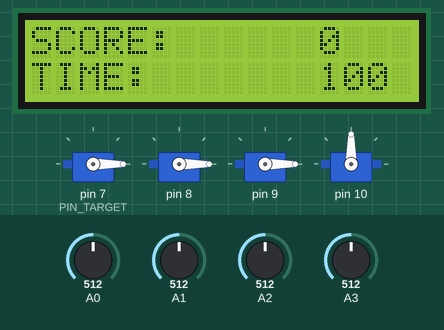
The sketch below on a simulated Arduino Uno, built with avr-gcc and run on an emulated ATmega328P. Shown: 16×2 character LCD, 4 × servo. The test bench sets the inputs (shaded band); at power-on: A0 = 512, A2 = 512, A1 = 512, A3 = 512. Random numbers use the default seed unless the sketch sets one; what the sketch prints to the serial monitor is not drawn.

Above: at 1.2 s.
1.3 s: A0 set to 465
5.6 s: A0 set to 438
At 6.6 s:
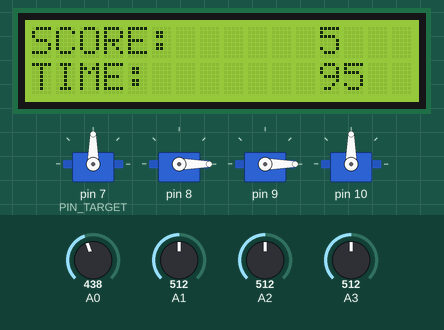
9.9 s: A2 set to 992
At 10.9 s:
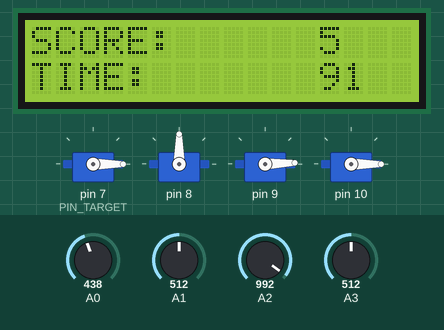
13.8 s: A1 set to 992
At 17.2 s:
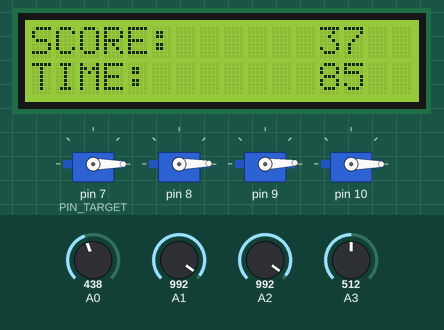
17.3 s: A1 set to 978
At 19.9 s:
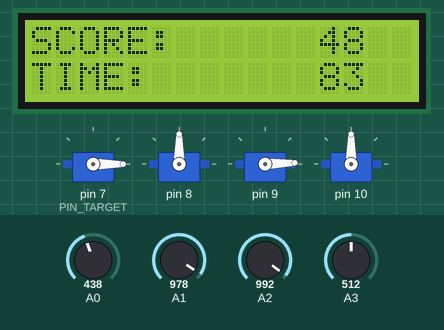
21.6 s: A3 set to 992
At 29.0 s:
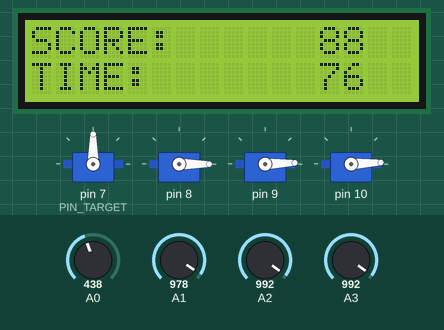
Timing chart, 0 to 72.0 s (numbered marks = the images above; inputs shaded):
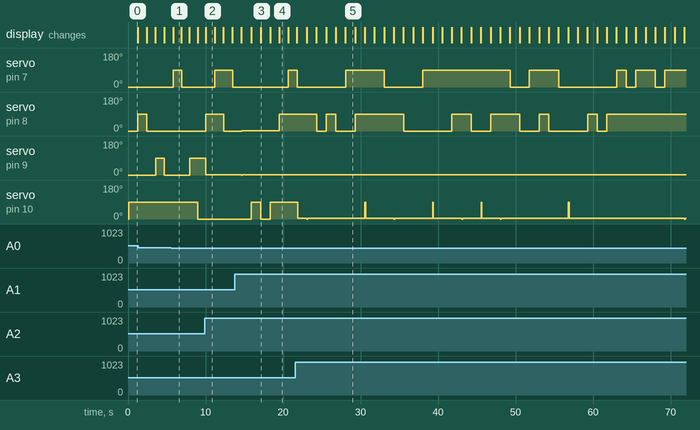

Measured:
- the behaviour switches between 451 and 450 on A0 (found by bisection; images 0 and 1)
- the behaviour switches between 991 and 990 on A1 (found by bisection; images 3 and 4)
- after the input at 5.6 s, servo on pin 7 (PIN_TARGET): 0° → 90° after 0.26 s, → 0° 1.1 s later
- after the input at 9.9 s, servo on pin 9: 90° → 2° after 0.15 s
- after the input at 13.8 s, servo on pin 8: 0° → 1° after 0.85 s
- after the input at 17.3 s, servo on pin 8: 1° → 90° after 2.2 s
- what the display in image 1 shows lasts 1.1 s, from 5.8 s to 6.9 s

The sketch:

arduino_laser_gun_target.ino
```cpp
#include <LiquidCrystal.h>
#include <Wire.h>
#include <Servo.h>
#include <LiquidCrystal_I2C.h>
LiquidCrystal_I2C lcd(0x27, 16, 2);

#define TOT_TARGETS 4
#define TOT_SENSORS 4
#define PIN_TARGET 7


Servo Targets[TOT_TARGETS];  //Servo
int targetSensor[] = {A0, A1, A2, A3};  // LDR Sensor
int readingSensor[TOT_SENSORS];
int targetTimer[] = {0, 0, 0, 0};
int score = 0;
int timer = 100;
unsigned long interval = 100; // the time we need to wait
unsigned long previousMillis = 0; // millis() returns an unsigned long.

void setup() {
  Serial.begin(9600);

  lcd.backlight();
  lcd.clear();
  lcd.begin();
  lcd.setCursor(0, 0);
  lcd.print("SCORE: 0");
  lcd.setCursor(0, 1);
  lcd.print("TIMER: 0");

  //attaches the servos from pin 7 to 10
  for (int targetNumber = 0; targetNumber < TOT_TARGETS; targetNumber++)
  {
    Targets[targetNumber].attach(targetNumber + PIN_TARGET);
    Targets[targetNumber].write(0);
  }
}

void loop() {

  lcd.clear();
  lcd.setCursor(0, 0);  //(Column,Row)
  lcd.print("SCORE: ");
  lcd.setCursor(12, 0);
  lcd.print(score);
  lcd.setCursor(0, 1);  //(Column,Row)
  lcd.print("TIME: ");
  lcd.setCursor(12, 1);
  lcd.print(timer);

  unsigned long currentMillis = millis(); // grab current time

  // check if "interval" time has passed (100 milliseconds)
  if ((unsigned long)(currentMillis - previousMillis) >= interval) {

    for (int targetsensorNumber = 0; targetsensorNumber < TOT_SENSORS; targetsensorNumber++) {
      readingSensor[targetsensorNumber] = analogRead({(targetSensor[targetsensorNumber])});
    }
    previousMillis = millis();
    Serial.print(readingSensor[1]);
    Serial.println(readingSensor[2]);
  }
  villainTarget();
  targetDown();
  ifZero();
  Countdowntimer();

}

void villainTarget() {

  int target = random(1, 5);
  delay(10);
  if (target == 1) {
    targetTimer[0]++;
    Targets[0].write(90);
    delay(10);
    if (targetTimer[0] == 2) {
      targetTimer[0] = 0;
      Targets[0].write(0);
      delay(10);
    }
  } else if (target == 2) {
    targetTimer[1]++;
    Targets[1].write(90);
    delay(10);
    if (targetTimer[1] == 2) {
      targetTimer[1] = 0;
      Targets[1].write(0);
      delay(10);
    }

  } else if (target == 3) {
    targetTimer[2]++;
    Targets[2].write(90);
    delay(10);
    if (targetTimer[2] == 2) {
      targetTimer[2] = 0;
      Targets[2].write(0);
      delay(10);
    }
  } else if (target == 4) {
    targetTimer[3]++;
    Targets[3].write(90);
    delay(10);
    if (targetTimer[3] == 2) {
      targetTimer[3] = 0;
      Targets[3].write(0);
      delay(10);
    }
  }
}

void targetDown() {
  //Sith Trooper
  if (readingSensor[0] > 450) {
    score++;
    Targets[0].write(0);
    delay(100);
  }
  //Sith Trooper
  if (readingSensor[1] > 990) {
    score++;
    Targets[1].write(1);
    delay(100);
  }
  // Palpatine
  if (readingSensor[2] > 990) {
    score = score + 5;
    Targets[2].write(2);
    delay(100);
  }
  //Sith Trooper
  if (readingSensor[3] > 985) {
    score++;
    Targets[3].write(3);
    delay(100);
  }
}


void Countdowntimer() {
  timer--;
  delay(1000);
}

void ifZero() {
  if (timer == 0) {
    for (int targetNumber = 0; targetNumber < TOT_TARGETS; targetNumber++)
    {
      Targets[targetNumber].write(0);
    }
    lcd.clear();
    lcd.print(" YOUR SCORE: ");
    lcd.setCursor(12, 0);
    lcd.print(score);
    delay(10000);
    score=0;
    timer = 100;
  }
}
```
